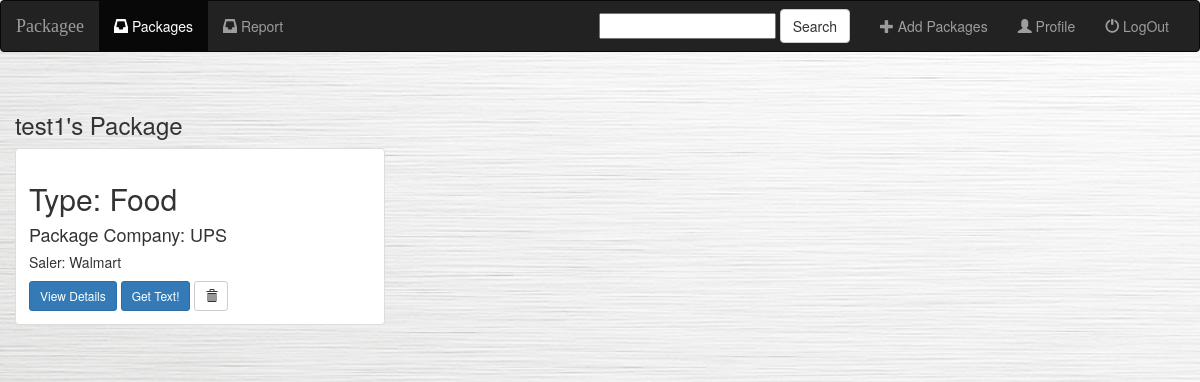
/package/index/ (signed in), run on the app's committed database.
### package/models.py (models this page shows, shortened)
class Package(models.Model):
    user = models.ForeignKey(User, on_delete=models.CASCADE, default=1)
    tracking_num = models.CharField(max_length=50)
    package_type = models.CharField(max_length=100)
    staff_company = models.CharField(max_length=50, default='')
    staff_price = models.CharField(max_length=100, default='')
    package_company = models.CharField(max_length=100)
    tracking_url = models.CharField(max_length=100, default='')

### package/views.py (the view)
# urls.py: path('index/', views.index, name='index'),
def index(request):
    if not request.user.is_authenticated:
        return render(request, 'package/login.html')
    else:
        packages = Package.objects.filter(user=request.user)
        query = request.GET.get("q")
        if query:
            packages = packages.filter(
                Q(package_type__icontains=query) |
                Q(package_company__icontains=query)
            ).distinct()
            return render(request, 'package/index.html', {
                'packages': packages,
            })
        else:
            return render(request, 'package/index.html', {'packages': packages})

### package/templates/package/index.html (shortened to what this page needs)
{% extends 'package/base.html' %}
{% block body %}
    <div class="albums-container container-fluid">
        <div class="row">
            <div class="col-sm-12">
                <h3>{{ user.username }}'s Package</h3>
            </div>
            {% if packages %}
                {% for package in packages %}
                    <div class="col-sm-4 col-lg-4">
                        <div class="thumbnail">
                            <div class="caption">
                                <h2>Type: {{ package.package_type }}</h2>
                                <h4>Package Company: {{ package.package_company }}</h4>
                                <h5>Saler: {{ package.staff_company }}</h5>
                                <a href="{% url 'package:detail' package.id %}" class="btn btn-primary btn-sm"
                                   role="button">View Details</a>
                                <a href="url 'package:detail' package.id %}" class="btn btn-primary btn-sm" role="button">Get Text!</a>
                                <form action="{% url 'package:delete_package' package.id %}" method="post"
                                      style="display: inline;">
                                    <button type="submit" class="btn btn-default btn-sm">
                                        <span class="glyphicon glyphicon-trash"></span>
                                    </button>
                                </form>
                            </div>
                        </div>
                    </div>
                {% endfor %}
            {% endif %}
        </div>
    </div>
{% endblock %}

### package/static/package/style.css (style rules this page uses)
body { background: white url("images/background.jpg"); }
.thumbnail { padding: 0; }

### data on the page
Package: package_type "Food", package_company "UPS", staff_company "Walmart"

### other printed values
{{ user.username }} "test1"
